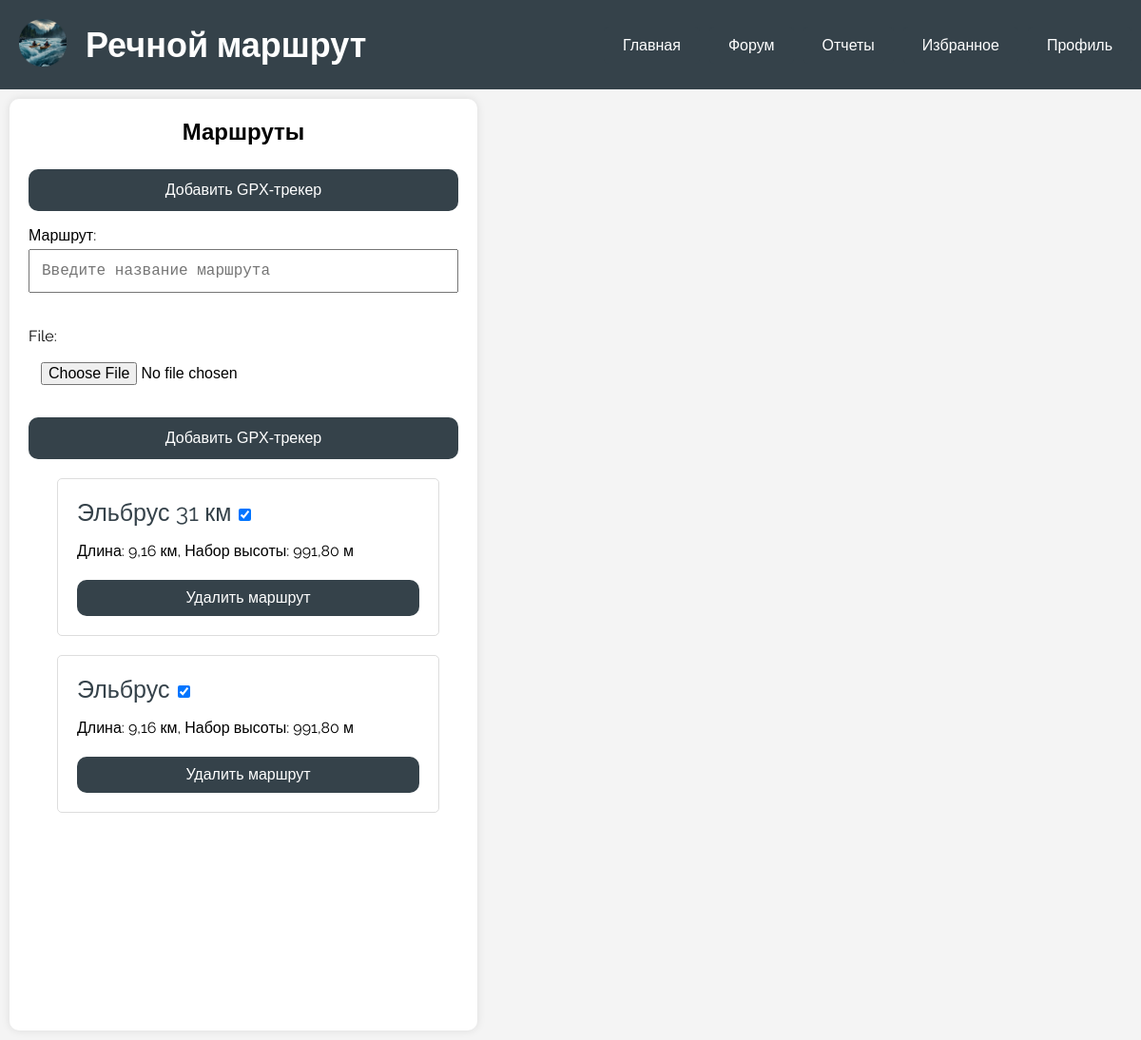
The app's page /routes/ (signed in) with its own data.
### main/models.py (models this page shows, shortened)
class GPXTrack(models.Model):
    name = models.CharField(max_length=200)
    file = models.FileField(upload_to='gpx_tracks/')
    description = models.TextField(blank=True, null=True)
    distance = models.FloatField(default=0)  # Длина маршрута в километрах
    elevation_gain = models.FloatField(default=0)  # Набор высоты в метрах

### main/views.py (the view)
# urls.py: path('routes/', views.routes_view, name='routes'),
def routes_view(request):
    if request.method == 'POST':
        form = GPXTrackForm(request.POST, request.FILES)
        if form.is_valid():
            gpx_file = request.FILES['file']
            track = form.save(commit=False)
            gpx = gpxpy.parse(gpx_file.read().decode('utf-8'))
            distance = 0
            elevation_gain = 0
            previous_elevation = None
            for gpx_track in gpx.tracks:
                for segment in gpx_track.segments:
                    distance += segment.length_2d() / 1000  # длина в км
                    for point in segment.points:
                        if point.elevation is not None:  # Проверяем, есть ли у точки высота
                            if previous_elevation is not None:
                                elevation_difference = point.elevation - previous_elevation
                                if elevation_difference > 0:
                                    elevation_gain += elevation_difference
                            previous_elevation = point.elevation  # Обновляем предыдущую высоту
                        else:
                            previous_elevation = None  # Если высота отсутствует, сбрасываем previous_elevation
            track.distance = distance
            track.elevation_gain = elevation_gain
            track.save()
            return redirect('routes')
    else:
        form = GPXTrackForm()
    tracks = GPXTrack.objects.all()
    return render(request, 'poster/routes.html', {'form': form, 'tracks': tracks})

### main/forms.py
class GPXTrackForm(forms.ModelForm):
    class Meta:
        model = GPXTrack
        fields = ['name', 'file']
        labels = {
            'name': 'Маршрут'
        }
        widgets = {
            'name': forms.Textarea(attrs={
                'rows': 1,  # Количество строк по умолчанию
                'cols': 80,  # Ширина текстового поля
                'placeholder': 'Введите название маршрута',
                'style': 'resize: none; width: 100%;',  # Отключить изменение размеров
            })
        }

### main/templates/poster/routes.html (shortened to what this page needs)
{% load static %}
<!DOCTYPE html>
<html lang="ru">
<head>
    <link rel="stylesheet" href="{% static 'css/styles.css' %}">
    <link href='https://unpkg.com/boxicons@2.1.4/css/boxicons.min.css' rel='stylesheet'>
    <link rel="stylesheet" href="https://cdn.jsdelivr.net/npm/ol@v7.4.0/ol.css">
</head>
<body>
    <div class="wrapper">
        <header>
            <div class="header-container">
                <div class="logo-title">
                    <a href="{% url 'index' %}">
                        <img src="{% static 'images/avatar_curc.jpeg' %}" alt="Логотип сайта" class="logo">
                    </a>
                    <h1>Речной маршрут</h1>
                </div>
                <nav>
                    <ul class="menu">
                        <li><a href="{% url 'index' %}">Главная</a></li>
                        <li><a href="{% url 'forum' %}">Форум</a></li>
                        <li><a href="{% url 'report' %}">Отчеты</a></li>
                        <li><a href="{% url 'favourites' %}">Избранное</a></li>
                        {% if user.is_authenticated %}
                            <li><a href="{% url 'profile' user.username %}">Профиль</a></li>
                        {% else %}
                            <li><a href="{% url 'login' %}">Вход</a></li>
                        {% endif %}
                    </ul>
                </nav>
            </div>
        </header>
        <div class="maps-content">
            <section id="maps-section" class="content">
                <h2>Маршруты</h2>
                <form action="{% url 'add_routes' %}">
                    <button type="submit" class="button">Добавить GPX-трекер</button>
                </form>
                <div class="button-container">
                    <form method="post" enctype="multipart/form-data">
                        {{ form.as_p }}
                        <button type="submit" class="button">Добавить GPX-трекер</button>
                    </form>
                </div>
                <ul id="track-list">
                    {% for track in tracks %}
                        <li id="track-post" class="report">
                            <div class="track-sector">
                                <label class="track-name" for="track-{{ track.id }}">{{ track.name }}</label>
                                <input type="checkbox" id="track-{{ track.id }}" class="track-toggle" data-url="{{ track.file.url }}" checked>
                            </div>
                            <p>Длина: {{ track.distance|floatformat:2 }} км, Набор высоты: {{ track.elevation_gain|floatformat:2 }} м</p>
                            <form method="POST" action="{% url 'delete_route' track.id %}">
                                <button type="submit" class="delete-button">Удалить маршрут</button>
                            </form>
                        </li>
                    {% endfor %}
                </ul>
            </section>
            <div id="map"></div>
        </div>
    </div>
</body>
</html>

### main/static/css/styles.css (style rules this page uses)
body { font-family: "Raleway", sans-serif; margin: 0; padding: 0; background-color: #f4f4f4; display: flex; flex-direction: column; min-height: 100vh; overflow-x: hidden; }
.wrapper { flex: 1; }
.header, .content, .footer { width: 80%; margin: 0 auto; padding: 20px; margin-bottom: 20px; }
.content, .sign input { border-radius: 10px; }
h2, .sign p { text-align: center; }
header { background-color: #35424a; color: white; padding: 20px 0; display: flex; justify-content: space-between; align-items: center; }
.header-container { display: flex; justify-content: space-between; align-items: center; width: 100%; }
.logo-title { display: flex; align-items: center; }
header .logo { max-width: 50px; height: auto; margin-right: 20px; margin-left: 20px; }
header h1 { margin: 0; }
h1 { font-size: 36px; }
.menu { list-style: none; padding: 0; display: flex; gap: 10px; margin-right: 10px; }
.menu li { display: inline; }
.menu li a { color: white; text-decoration: none; padding: 10px 20px; background-color: #35424a; border-radius: 5px; }
.content { background-color: white; padding: 20px; margin-top: 20px; box-shadow: 0 0 10px rgba(0, 0, 0, 0.1); }
h2 { margin-top: 0; }
form { display: flex; flex-direction: column; }
form label { margin-top: 10px; }
form input, form textarea { font-size: 16px; padding: 13px; margin-top: 5px; width: 100%; box-sizing: border-box; }
form button { display: inline-block; font-size: 16px; margin-top: 5px; padding: 13px; border-radius: 10px; background-color: #35424a; color: white; border: none; cursor: pointer; }
.report { background-color: #fff; padding: 20px; border: 1px solid #ddd; border-radius: 5px; transition: box-shadow 0.3s; overflow: hidden; word-wrap: break-word; overflow-wrap: break-word; }
.delete-button { background-color:#35424a; color: white; border: none; padding: 10px 20px; cursor: pointer; }
#map { width: 60%; height: 1000px; border-radius: 8px; margin-left: 10px; }
.maps-content { display: flex; justify-content: center; flex-direction: row; flex: 1; }
#maps-section { width: 40%; margin: 10px; }
#track-post { margin: 20px; margin-left: -10px; }
.track-name { color:#35424a; font-size: 25px; }

### records on screen
GPXTrack: name "Эльбрус 31 км", distance "9,16", elevation_gain "991,80"
GPXTrack: name "Эльбрус", distance "9,16", elevation_gain "991,80"
